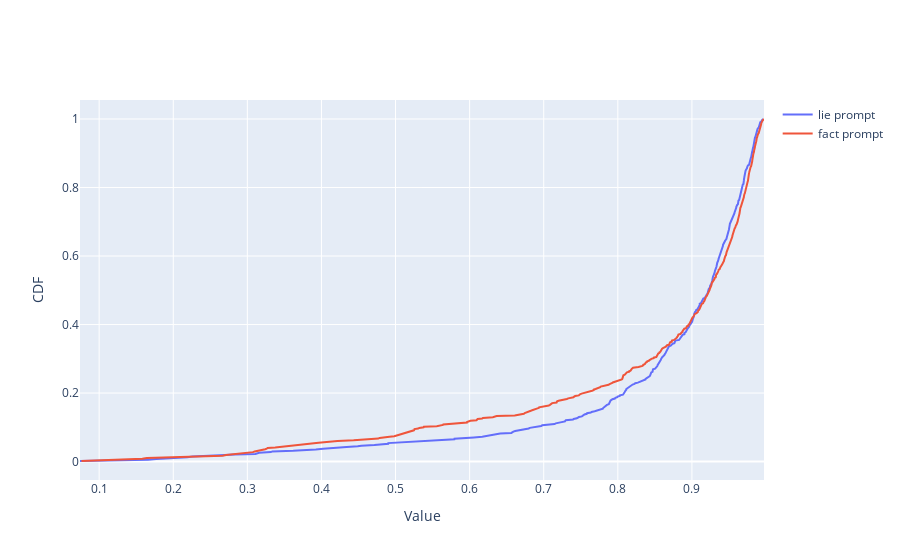

Source (notebook cell):
### Code cell
lie_scores_flat = np.concatenate(lie_scores)
fact_scores_flat = np.concatenate(fact_scores)
plot_cdfs((lie_scores_flat, fact_scores_flat), ['lie prompt', 'fact prompt'])

### Figure 1 — Plotly figure (JSON) as saved in the notebook; plotly's stock layout.template omitted (floating-point values rounded to 4 significant figures; data arrays with more than 128 entries replaced by an {"elided": "..."} marker saying what was removed)
{"data": [{"mode": "lines", "name": "lie prompt", "type": "scatter", "x": {"elided": "538 float values"}, "y": {"elided": "538 float values"}}, {"mode": "lines", "name": "fact prompt", "type": "scatter", "x": {"elided": "580 float values"}, "y": {"elided": "580 float values"}}], "layout": {"autosize": true, "xaxis": {"autorange": true, "range": [0.07415, 0.9973], "title": {"text": "Value"}, "type": "linear"}, "yaxis": {"autorange": true, "range": [-0.05374, 1.055], "title": {"text": "CDF"}, "type": "linear"}}}
